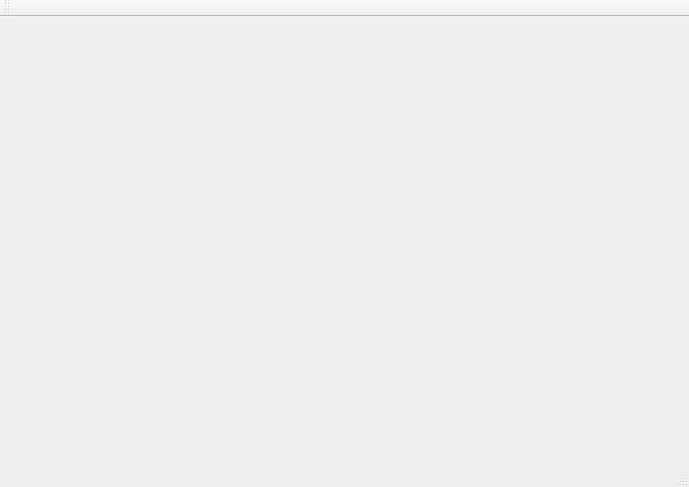
<?xml version="1.0" encoding="UTF-8"?>
<ui version="4.0">
 <class>MainWindow</class>
 <widget class="QMainWindow" name="MainWindow">
  <property name="geometry">
   <rect>
    <x>0</x>
    <y>0</y>
    <width>689</width>
    <height>487</height>
   </rect>
  </property>
  <property name="windowTitle">
   <string>MainWindow</string>
  </property>
  <widget class="QWidget" name="centralWidget"/>
  <widget class="QMenuBar" name="menuBar">
   <property name="geometry">
    <rect>
     <x>0</x>
     <y>0</y>
     <width>689</width>
     <height>23</height>
    </rect>
   </property>
  </widget>
  <widget class="QToolBar" name="mainToolBar">
   <attribute name="toolBarArea">
    <enum>TopToolBarArea</enum>
   </attribute>
   <attribute name="toolBarBreak">
    <bool>false</bool>
   </attribute>
  </widget>
  <widget class="QStatusBar" name="statusBar"/>
 </widget>
 <layoutdefault spacing="6" margin="11"/>
 <resources/>
 <connections/>
</ui>
